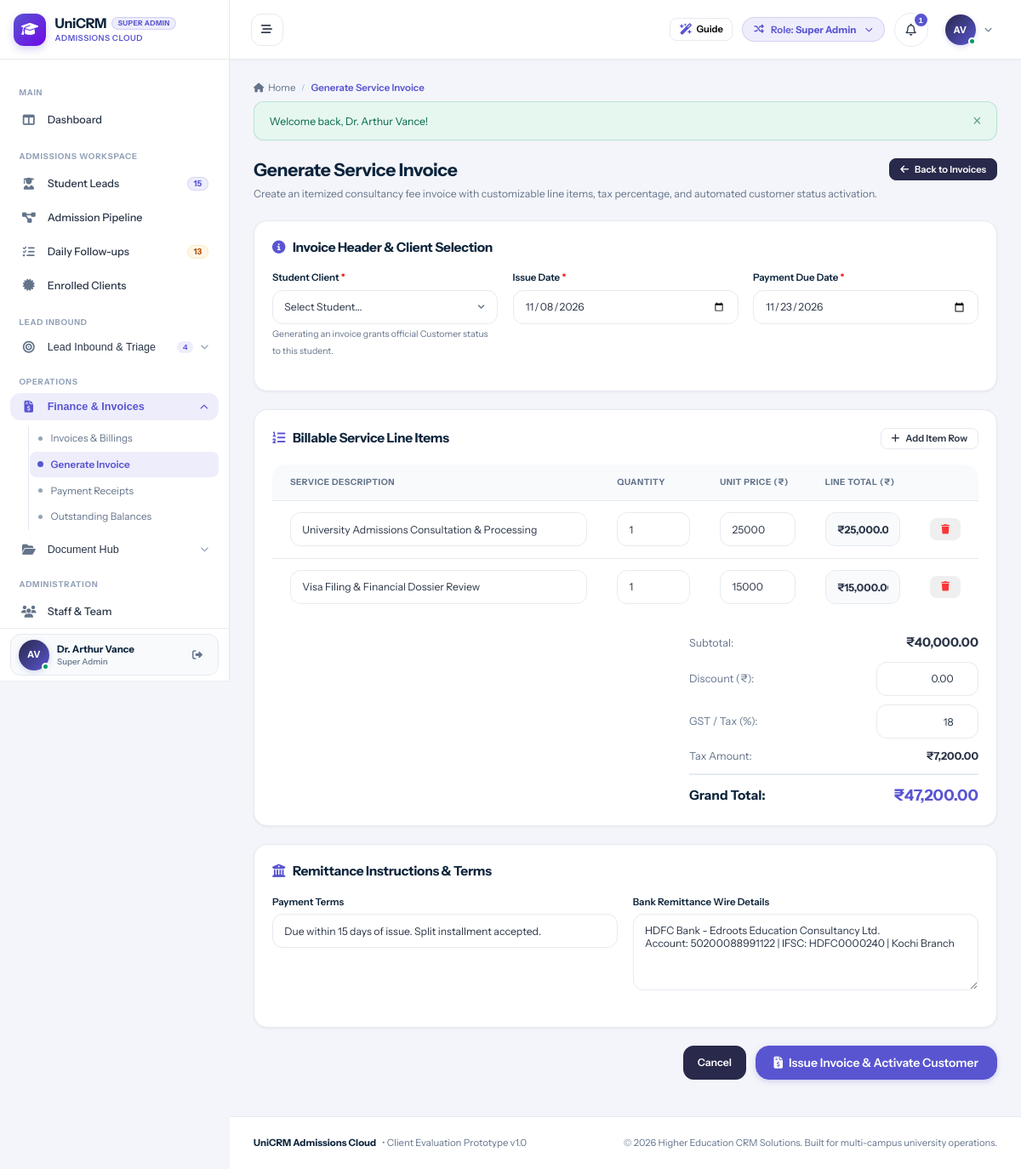
The app's page /finance/create_invoice.php (signed in) with its own data.
### tables this page shows
CREATE TABLE `users` (
  `id` int(11) NOT NULL AUTO_INCREMENT,
  `branch_id` int(11) DEFAULT NULL,
  `role_id` int(11) NOT NULL,
  `manager_id` int(11) DEFAULT NULL,
  `reporting_manager_id` int(11) DEFAULT NULL,
  `name` varchar(150) NOT NULL,
  `email` varchar(150) NOT NULL,
  `password` varchar(255) NOT NULL,
  `phone` varchar(50) DEFAULT NULL,
  `designation` varchar(100) DEFAULT NULL,
  `avatar` varchar(255) DEFAULT NULL,
  `status` enum('Active','Inactive') DEFAULT 'Active',
  `created_at` datetime DEFAULT current_timestamp(),
  `updated_at` datetime DEFAULT NULL ON UPDATE current_timestamp(),
  PRIMARY KEY (`id`),
  UNIQUE KEY `email` (`email`),
  KEY `idx_branch` (`branch_id`),
  KEY `idx_role` (`role_id`),
  KEY `idx_manager` (`manager_id`)
);

CREATE TABLE `roles` (
  `id` int(11) NOT NULL AUTO_INCREMENT,
  `name` varchar(50) NOT NULL,
  `label` varchar(100) NOT NULL,
  `description` text DEFAULT NULL,
  `created_at` datetime DEFAULT current_timestamp(),
  PRIMARY KEY (`id`),
  UNIQUE KEY `name` (`name`)
);

### finance/create_invoice.php (the view, shortened to what the rows shown need)
<?php
require_once __DIR__ . '/../config/database.php';
require_once __DIR__ . '/../config/helpers.php';
require_once __DIR__ . '/../includes/auth.php';
require_login();
include __DIR__ . '/../includes/header.php';
?>
<div class="page-header" style="display:flex; justify-content:space-between; align-items:flex-start; margin-bottom:1.5rem; flex-wrap:wrap; gap:1rem;">
  <div>
    <h1 style="font-size:1.5rem; font-weight:700; color:var(--text-heading); margin:0 0 0.35rem 0;">Generate Service Invoice</h1>
  </div>
</div>
<form method="POST" action="<?= base_url('finance/create_invoice.php') ?>" id="invoiceForm">
  <div class="card" style="margin-bottom:1.5rem; padding:1.5rem;">
    <div class="table-responsive">
      <table class="data-table" id="itemsTable">
        <thead>
          <tr>
            <th style="width:50%;">Service Description</th>
            <th style="width:15%;">Quantity</th>
            <th style="width:15%;">Unit Price (₹)</th>
            <th style="width:15%;">Line Total (₹)</th>
            <th style="width:5%; text-align:right;"></th>
          </tr>
        </thead>
      </table>
    </div>
  </div>
</form>
<?php include __DIR__ . '/../includes/footer.php'; ?>

### includes/header.php (shortened to what the rows shown need)
<?php
require_once __DIR__ . '/auth.php';
$currentUser = current_user();
$unreadNotifCount = $currentUser ? get_unread_notifications_count($currentUser['id']) : 0;
?>
<!DOCTYPE html>
<html lang="en">
<head>
  <link rel="stylesheet" href="https://cdnjs.cloudflare.com/ajax/libs/font-awesome/6.5.1/css/all.min.css">
  <link rel="stylesheet" href="<?= base_url('assets/css/style.css') ?>">
</head>
<body>
<div id="app-layout">
  <?php include __DIR__ . '/sidebar.php'; ?>
  <div id="main-wrapper">
    <header id="top-navbar">
      <div class="navbar-right">
        <div class="role-switcher-dropdown" style="position: relative;">
          <button type="button" class="role-switcher-btn" id="role-switcher-btn" title="Simulate different role permissions">
            <span>Role: <strong><?= htmlspecialchars($currentUser['role_label'] ?? 'Guest') ?></strong></span>
          </button>
        </div>
        <div style="position: relative;">
          <button type="button" class="notification-bell-btn" id="notif-bell-btn" title="Notifications">
            <i class="fa-regular fa-bell"></i>
            <?php if ($unreadNotifCount > 0): ?>
              <span class="notification-counter"><?= $unreadNotifCount ?></span>
            <?php endif; ?>
          </button>
        </div>
        <div style="position: relative;">
          <button type="button" class="profile-dropdown-btn" id="user-profile-btn">
            <div class="user-avatar-sm online">
              <?= user_initials($currentUser['name'] ?? 'U') ?>
            </div>
            <i class="fa-solid fa-chevron-down" style="font-size:0.65rem; color:var(--text-muted);"></i>
          </button>
        </div>
      </div>
    </header>
    <main class="content-area">

### includes/sidebar.php (shortened to what the rows shown need)
<?php
$currentUser = current_user();
?>
<aside id="sidebar">
<?php
$rawRoleLabel = $currentUser['role_label'] ?? 'Staff';
$headerRoleBadge = $rawRoleLabel;
?>
  <div class="sidebar-header" id="sidebar-brand-header">
    <a href="<?= base_url('dashboard/index.php') ?>" class="brand-wrapper">
      <div class="brand-text">
        <div class="brand-title-row">
          <h1 class="brand-title">UniCRM</h1>
          <span class="sidebar-role-badge sidebar-demo-badge" title="<?= htmlspecialchars($rawRoleLabel) ?>"><?= htmlspecialchars($headerRoleBadge) ?></span>
        </div>
      </div>
    </a>
  </div>
  <div class="sidebar-user">
    <div class="sidebar-user-card">
      <div class="user-snippet">
        <div class="user-avatar-sm online" title="<?= htmlspecialchars($currentUser['name'] ?? 'User') ?>">
          <?= user_initials($currentUser['name'] ?? 'U') ?>
        </div>
        <div class="user-info">
          <span class="user-name" title="<?= htmlspecialchars($currentUser['name'] ?? 'User') ?>"><?= htmlspecialchars($currentUser['name'] ?? 'User') ?></span>
          <span class="user-role"><?= htmlspecialchars($currentUser['role_label'] ?? 'Staff') ?></span>
        </div>
      </div>
    </div>
  </div>
</aside>

### records on screen
users: role.label "SUPER ADMIN", name "AV", name "Dr. Arthur Vance", role.label "Super Admin", id "1"

### other values on screen
$sidebarActiveLeadsCount "15"
$sidebarTotalTasks "13"
$sidebarWebLeadsCount "4"
$pageTitle "Generate Service Invoice"
$flash['message'] "Welcome back, Dr. Arthur Vance!"
